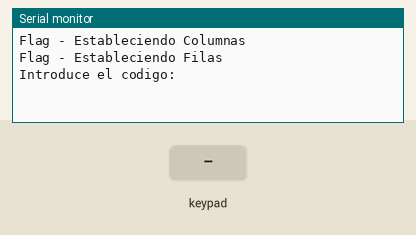
Simulated run of this sketch. Board: Arduino Uno, built with avr-gcc and run on an emulated ATmega328P. Parts: the last lines printed to the serial monitor. Wiring (inferred from the names in the program): 4×4 keypad with keys 1 2 3 A 4 5 6 B 7 8 9 C * 0 # D: rows pin 9, pin 8, pin 7, pin 6; columns pin 5, pin 4, pin 3, pin 2. The test bench sets the inputs (shaded band).

Above: at 1.2 s.
1.3 s: key '1' pressed
At 2.2 s:
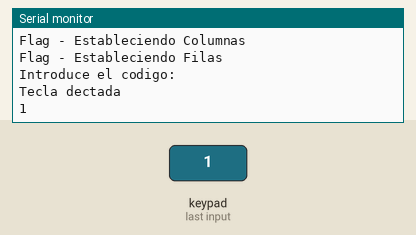
2.9 s: keypad keys 9 8 7 6 # pressed 0.4 s apart
At 5.7 s:
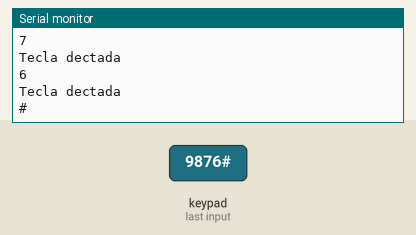
6.4 s: key 'A' pressed
At 7.7 s:
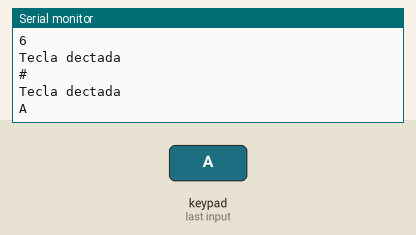
8.0 s: keypad keys 9 8 7 6 * pressed 0.4 s apart
At 10.3 s:
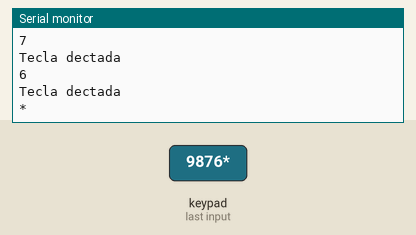
11.5 s: key 'B' pressed
At 12.6 s:
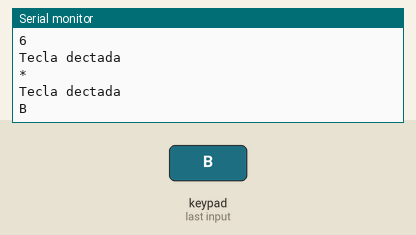
13.1 s: keypad keys 9 8 7 6 D pressed 0.4 s apart
At 15.5 s:
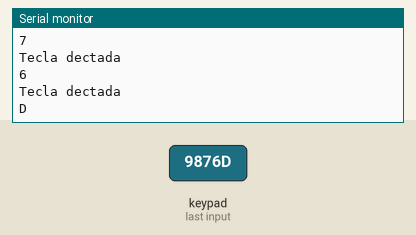
Timing chart, 0 to 17.0 s (numbered marks = the images above; inputs shaded):
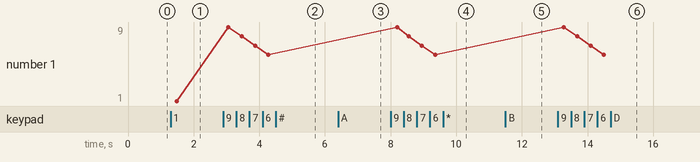

The sketch:

teclado_matricial.ino
```cpp
//Declaramos las variables que vamos a utilizar.

// Controlar el tiempo: Control de tareas periodicas (REAL TIME)
const unsigned long period = 50;
unsigned long prevMillis = 0;

// A byte stores an 8-bit unsigned number, from 0 to 255.
      // ¿¿¿¿ Por que lo ponen de mayor a menor ??
byte rowsPins[] = {9,8,7,6};
byte columnsPins[] = {5,4,3,2};

// Global vars
byte iRow = 0, iCol = 0;
const byte nRows = 4;
const byte nCols = 4;

// Teclado alfanumerico
char keys[nRows][nCols]={{'1','2','3','A'},
                   {'4','5','6','B'},
                   {'7','8','9','C'},
                   {'*','0','#','D'}};
// Inicializacion
void setup()
{
  Serial.begin(9600);

  Serial.println("Flag - Estableciendo Columnas");  // Filas en pullup
  // Columnas en alta impedancia
  for (byte nc = 0; nc < nCols; nc++)
  {
    pinMode(columnsPins[nc],INPUT_PULLUP); // Pines: 5, 4, 3, 2
    //digitalWrite(columnsPins[c], HIGH);
  }

  Serial.println("Flag - Estableciendo Filas");  // Filas en pullup
  for (byte nr = 0; nr < nRows; nr++)
  {
    pinMode(rowsPins[nr], OUTPUT); // ines: 9, 8, 7, 6
    digitalWrite(rowsPins[nr], HIGH);
  }

  //Para que salga en pantalla una vez.
  Serial.println("Introduce el codigo:");
}

void loop()
{
  if (millis() - prevMillis > period)   // Espera no bloqueante
  {
    prevMillis = millis();
    if (readKeypad())   // Detección de tecla pulsada
    {
      Serial.println(keys[iRow][iCol]);   // Mostrar tecla
    }
  }
}

// Leer el estado del teclado
bool readKeypad()
{
  bool rst = false;
  // Barrido de filas
  for (byte r = 0; r < nRows; r++)
  {
    // Poner fila a LOW
      /* Empieza por la 5, dado como está la lista rowsPins = {5,4,3,2}*/
    digitalWrite(rowsPins[r],LOW);

    // Barrer todas las columnas comprobando pulsaciones
    for (byte c = 0; c < nCols; c++)
    {
      if (digitalRead(columnsPins[c]) == LOW)
      {
        // Pulsacion detectada, guardar fila y columna
        Serial.println("Tecla dectada");
        rst = true;
        iRow = r;
        iCol = c;

        // Anti-rebote: No hace nada
        while(digitalRead(columnsPins[c]) == LOW){}
      }
    }

    // Devolver la fola a alta impedancia
    digitalWrite(rowsPins[r], HIGH);
  }
  return rst;
}

void estado_fila(byte i){

    Serial.print("Fila: ");
    Serial.print(i);
    Serial.print(" estado: ");
    Serial.println(digitalRead(rowsPins[i]));
}
```

Measured:
- after the input at 1.3 s, the serial monitor: prints a new line at once (image 1)
- after the input at 2.9 s, the serial monitor: prints a new line after 0.16 s (image 2)
- after the input at 6.4 s, the serial monitor: prints a new line after 0.17 s (image 3)
- after the input at 8.0 s, the serial monitor: prints a new line after 0.20 s (image 4)
- after the input at 11.5 s, the serial monitor: prints a new line after 0.15 s (image 5)
- after the input at 13.1 s, the serial monitor: prints a new line after 0.18 s (image 6)
- plotted number 1: 1 → 6 after the input at 2.9 s
